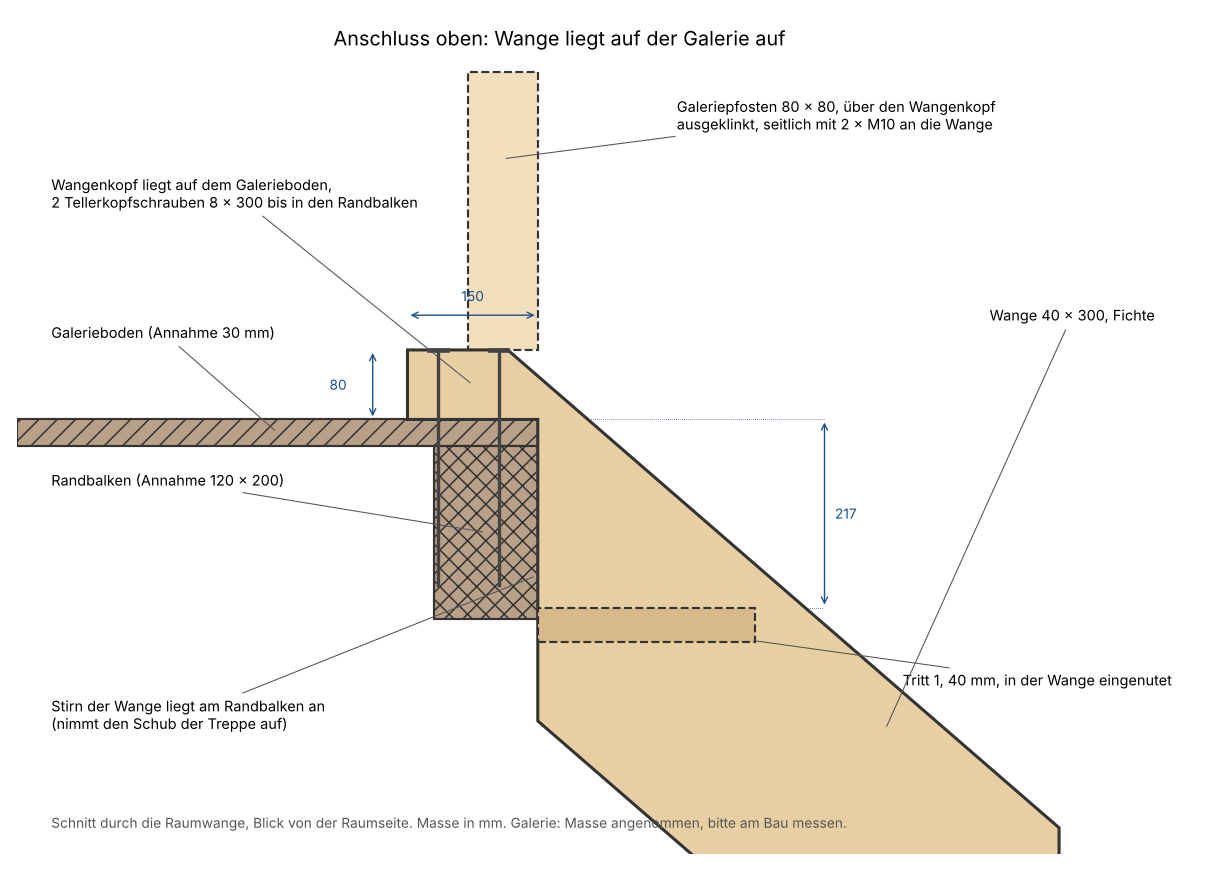

Source code (Python):
import sys; sys.argv=['x']
exec(open('treppe_cq.py').read().split('# ================= Podest')[0])
import math
exec(open('treppe_cq.py').read().split('# ================= Obere Treppe =================')[1].split('treadsU = []')[0].replace('add(','dict(')) if False else None
LU = lambda x: GAL - (HU / GU) * x
dU = WB / math.cos(math.atan(HU / GU)); zRo = PH - BEL; RB=60
x_k = (LU(0) + UEB - GAL - KH) * GU / HU
prof = [(-HK, GAL), (-HK, GAL + KH), (x_k, GAL + KH), (600, LU(600) + UEB), (600, LU(600) + UEB - dU), (0, LU(0) + UEB - dU), (0, GAL)]
import matplotlib; matplotlib.use("Agg"); import matplotlib.pyplot as plt
from matplotlib.patches import Polygon, Rectangle
fig, ax = plt.subplots(figsize=(11, 8))
def P(pts, fc, ec="#333", lw=1.4, hatch=None, z=1, ls="-"):
    ax.add_patch(Polygon(pts, closed=True, fc=fc, ec=ec, lw=lw, hatch=hatch, zorder=z, ls=ls))
FI = "#e7cfa3"; BE = "#b9a088"
# Bestand
P([(-600, GAL-GB), (0, GAL-GB), (0, GAL), (-600, GAL)], BE, hatch="//")
P([(-RBB, GAL-GB-RBH), (0, GAL-GB-RBH), (0, GAL-GB), (-RBB, GAL-GB)], BE, hatch="xx")
# Wange (Schnitt durch Raumwange), Tritt 1, Pfosten, Handlauf
P(prof, FI, lw=2, z=3)
P([(0, GAL-HU-T), (GU, GAL-HU-T), (GU, GAL-HU), (0, GAL-HU)], "#d8b98a", z=4, ls="--")
pz1 = 2700
P([(-POST, GAL+KH), (0, GAL+KH), (0, pz1), (-POST, pz1)], "#f1dfbd", z=2, ls="--")
# Schrauben
for xs in (-115, -45):
    ax.plot([xs, xs], [GAL+KH, GAL-GB-RBH+40], color="#444", lw=2.2, zorder=6)
    ax.plot([xs-10, xs+10], [GAL+KH, GAL+KH], color="#444", lw=3, zorder=6)
def dim(x0,y0,x1,y1,t,off=(0,0),ha="center"):
    ax.annotate("", (x0,y0), (x1,y1), arrowprops=dict(arrowstyle="<->", lw=0.9, color="#1a4f8a"))
    ax.text((x0+x1)/2+off[0], (y0+y1)/2+off[1], t, color="#1a4f8a", fontsize=9, ha=ha, va="center")
dim(-HK, GAL+KH+40, 0, GAL+KH+40, f"{HK}", (0,22))
dim(-HK-40, GAL, -HK-40, GAL+KH, f"{KH}", (-30,0), "right")
dim(330, GAL, 330, GAL-HU, f"{HU:.0f}", (12,0), "left")
ax.plot([0, 330], [GAL, GAL], color="#1a4f8a", lw=0.5, ls=":"); ax.plot([GU, 330], [GAL-HU, GAL-HU], color="#1a4f8a", lw=0.5, ls=":")
def lab(x,y,tx,ty,t):
    ax.annotate(t, (x,y), (tx,ty), fontsize=9.5, arrowprops=dict(arrowstyle="-", lw=0.7, color="#555"), va="center")
lab(-75, GAL+40, -560, 2560, "Wangenkopf liegt auf dem Galerieboden,\n2 Tellerkopfschrauben 8 × 300 bis in den Randbalken")
lab(-2, 2120, -560, 1960, "Stirn der Wange liegt am Randbalken an\n(nimmt den Schub der Treppe auf)")
lab(-300, GAL-15, -560, 2400, "Galerieboden (Annahme 30 mm)")
lab(-60, 2170, -560, 2230, "Randbalken (Annahme 120 × 200)")
lab(-40, 2600, 160, 2650, "Galeriepfosten 80 × 80, über den Wangenkopf\nausgeklinkt, seitlich mit 2 × M10 an die Wange")
lab(120, GAL-HU-20, 420, 2000, "Tritt 1, 40 mm, in der Wange eingenutet")
lab(400, LU(400)+UEB-60, 520, 2420, "Wange 40 × 300, Fichte")
ax.text(-560, 1830, "Schnitt durch die Raumwange, Blick von der Raumseite. Masse in mm. Galerie: Masse angenommen, bitte am Bau messen.", fontsize=9, color="#555")
ax.set_xlim(-600, 650); ax.set_ylim(1800, 2720); ax.set_aspect("equal"); ax.axis("off")
ax.set_title("Anschluss oben: Wange liegt auf der Galerie auf", fontsize=13)
plt.tight_layout(); plt.savefig("schnitt_galerie.png", dpi=110)
